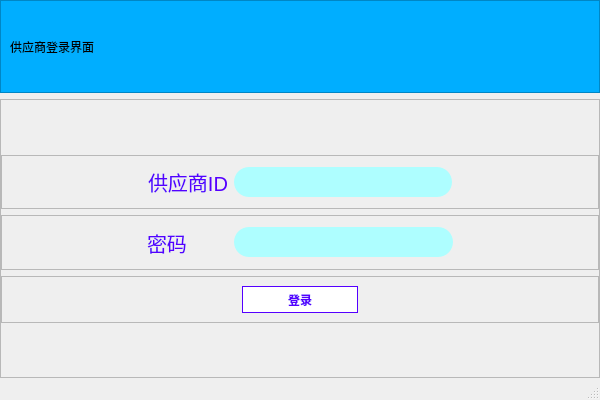
<?xml version="1.0" encoding="UTF-8"?>
<ui version="4.0">
 <class>Window_of_log</class>
 <widget class="QMainWindow" name="Window_of_log">
  <property name="enabled">
   <bool>true</bool>
  </property>
  <property name="geometry">
   <rect>
    <x>0</x>
    <y>0</y>
    <width>600</width>
    <height>400</height>
   </rect>
  </property>
  <property name="minimumSize">
   <size>
    <width>600</width>
    <height>400</height>
   </size>
  </property>
  <property name="maximumSize">
   <size>
    <width>600</width>
    <height>400</height>
   </size>
  </property>
  <property name="windowTitle">
   <string>供应商登录界面</string>
  </property>
  <property name="animated">
   <bool>true</bool>
  </property>
  <widget class="QWidget" name="centralwidget">
   <layout class="QVBoxLayout" name="verticalLayout" stretch="1,3">
    <property name="leftMargin">
     <number>0</number>
    </property>
    <property name="topMargin">
     <number>0</number>
    </property>
    <property name="rightMargin">
     <number>0</number>
    </property>
    <property name="bottomMargin">
     <number>0</number>
    </property>
    <item>
     <widget class="QFrame" name="frame">
      <property name="styleSheet">
       <string notr="true">background-color: rgb(0, 174, 255);</string>
      </property>
      <property name="frameShape">
       <enum>QFrame::StyledPanel</enum>
      </property>
      <property name="frameShadow">
       <enum>QFrame::Raised</enum>
      </property>
      <layout class="QHBoxLayout" name="horizontalLayout">
       <item>
        <widget class="QLabel" name="label">
         <property name="styleSheet">
          <string notr="true">font: 12pt &quot;幼圆&quot;;</string>
         </property>
         <property name="text">
          <string>供应商登录界面</string>
         </property>
        </widget>
       </item>
       <item>
        <spacer name="horizontalSpacer">
         <property name="orientation">
          <enum>Qt::Horizontal</enum>
         </property>
         <property name="sizeHint" stdset="0">
          <size>
           <width>40</width>
           <height>20</height>
          </size>
         </property>
        </spacer>
       </item>
       <item>
        <widget class="QPushButton" name="pushButton">
         <property name="styleSheet">
          <string notr="true">QPushButton,#pushbutton{
	border:none;
	color:(255,255,255)
}</string>
         </property>
         <property name="text">
          <string/>
         </property>
         <property name="icon">
          <iconset>
           <normaloff>Icon/minus.png</normaloff>Icon/minus.png</iconset>
         </property>
        </widget>
       </item>
       <item>
        <widget class="QPushButton" name="pushButton_2">
         <property name="styleSheet">
          <string notr="true">QPushButton,#pushbutton{
	border:none;
	color:(255,255,255)
}</string>
         </property>
         <property name="text">
          <string/>
         </property>
         <property name="icon">
          <iconset>
           <normaloff>Icon/close.png</normaloff>Icon/close.png</iconset>
         </property>
        </widget>
       </item>
      </layout>
     </widget>
    </item>
    <item>
     <widget class="QFrame" name="frame_2">
      <property name="frameShape">
       <enum>QFrame::StyledPanel</enum>
      </property>
      <property name="frameShadow">
       <enum>QFrame::Raised</enum>
      </property>
      <layout class="QVBoxLayout" name="verticalLayout_2" stretch="1,1,1,0,1">
       <property name="leftMargin">
        <number>0</number>
       </property>
       <property name="topMargin">
        <number>0</number>
       </property>
       <property name="rightMargin">
        <number>0</number>
       </property>
       <property name="bottomMargin">
        <number>0</number>
       </property>
       <item>
        <spacer name="verticalSpacer">
         <property name="orientation">
          <enum>Qt::Vertical</enum>
         </property>
         <property name="sizeHint" stdset="0">
          <size>
           <width>20</width>
           <height>40</height>
          </size>
         </property>
        </spacer>
       </item>
       <item>
        <widget class="QFrame" name="frame_4">
         <property name="frameShape">
          <enum>QFrame::StyledPanel</enum>
         </property>
         <property name="frameShadow">
          <enum>QFrame::Raised</enum>
         </property>
         <layout class="QHBoxLayout" name="horizontalLayout_2" stretch="2,0,3,2">
          <property name="leftMargin">
           <number>0</number>
          </property>
          <property name="topMargin">
           <number>0</number>
          </property>
          <property name="rightMargin">
           <number>0</number>
          </property>
          <property name="bottomMargin">
           <number>0</number>
          </property>
          <item>
           <spacer name="horizontalSpacer_2">
            <property name="orientation">
             <enum>Qt::Horizontal</enum>
            </property>
            <property name="sizeHint" stdset="0">
             <size>
              <width>40</width>
              <height>20</height>
             </size>
            </property>
           </spacer>
          </item>
          <item>
           <widget class="QLabel" name="label_2">
            <property name="styleSheet">
             <string notr="true">color: rgb(85, 0, 255);
	font-size: 20px;</string>
            </property>
            <property name="text">
             <string>供应商ID</string>
            </property>
           </widget>
          </item>
          <item>
           <widget class="QLineEdit" name="textUser">
            <property name="styleSheet">
             <string notr="true">QLineEdit{
	height: 30px;
	border-radius: 15px;
	padding-left: 10px;
	color: rgb(85, 0, 255);
	font-size: 20px;
	background-color: rgb(174, 254, 255);
}
QLineEdit:focus{
	border: 1px solid  rgb(181, 201, 255);
}

</string>
            </property>
           </widget>
          </item>
          <item>
           <spacer name="horizontalSpacer_3">
            <property name="orientation">
             <enum>Qt::Horizontal</enum>
            </property>
            <property name="sizeHint" stdset="0">
             <size>
              <width>40</width>
              <height>20</height>
             </size>
            </property>
           </spacer>
          </item>
         </layout>
        </widget>
       </item>
       <item>
        <widget class="QFrame" name="frame_5">
         <property name="frameShape">
          <enum>QFrame::StyledPanel</enum>
         </property>
         <property name="frameShadow">
          <enum>QFrame::Raised</enum>
         </property>
         <layout class="QHBoxLayout" name="horizontalLayout_3" stretch="2,0,3,2">
          <property name="leftMargin">
           <number>0</number>
          </property>
          <property name="topMargin">
           <number>0</number>
          </property>
          <property name="rightMargin">
           <number>0</number>
          </property>
          <property name="bottomMargin">
           <number>0</number>
          </property>
          <item>
           <spacer name="horizontalSpacer_4">
            <property name="orientation">
             <enum>Qt::Horizontal</enum>
            </property>
            <property name="sizeHint" stdset="0">
             <size>
              <width>40</width>
              <height>20</height>
             </size>
            </property>
           </spacer>
          </item>
          <item>
           <layout class="QHBoxLayout" name="horizontalLayout_5">
            <property name="spacing">
             <number>5</number>
            </property>
            <property name="rightMargin">
             <number>41</number>
            </property>
            <item>
             <widget class="QLabel" name="label_3">
              <property name="sizePolicy">
               <sizepolicy hsizetype="Preferred" vsizetype="Preferred">
                <horstretch>6</horstretch>
                <verstretch>0</verstretch>
               </sizepolicy>
              </property>
              <property name="styleSheet">
               <string notr="true">color: rgb(85, 0, 255);
	font-size: 20px;</string>
              </property>
              <property name="text">
               <string>密码</string>
              </property>
             </widget>
            </item>
           </layout>
          </item>
          <item>
           <widget class="QLineEdit" name="textPwd">
            <property name="styleSheet">
             <string notr="true">QLineEdit{
	height: 30px;
	border-radius: 15px;
	padding-left: 10px;
	color: rgb(85, 0, 255);
	font-size: 20px;
	background-color: rgb(174, 254, 255);
}
QLineEdit:focus{
	border: 1px solid  rgb(181, 201, 255);
}

</string>
            </property>
            <property name="echoMode">
             <enum>QLineEdit::Password</enum>
            </property>
           </widget>
          </item>
          <item>
           <spacer name="horizontalSpacer_5">
            <property name="orientation">
             <enum>Qt::Horizontal</enum>
            </property>
            <property name="sizeHint" stdset="0">
             <size>
              <width>40</width>
              <height>20</height>
             </size>
            </property>
           </spacer>
          </item>
         </layout>
        </widget>
       </item>
       <item>
        <widget class="QFrame" name="frame_3">
         <property name="frameShape">
          <enum>QFrame::StyledPanel</enum>
         </property>
         <property name="frameShadow">
          <enum>QFrame::Raised</enum>
         </property>
         <layout class="QHBoxLayout" name="horizontalLayout_4" stretch="2,1,2">
          <item>
           <spacer name="horizontalSpacer_6">
            <property name="orientation">
             <enum>Qt::Horizontal</enum>
            </property>
            <property name="sizeHint" stdset="0">
             <size>
              <width>221</width>
              <height>20</height>
             </size>
            </property>
           </spacer>
          </item>
          <item>
           <widget class="QPushButton" name="buttonLogin">
            <property name="styleSheet">
             <string notr="true">QPushButton{
	border: 1px solid rgb(85, 0, 255);
	background-color: rgb(255, 255, 255);
	color: rgb(85, 0, 255);
	height: 25px;
	font-weight: 700;
}

QPushButton:hover{
	border: none;
	background-color: rgb(85, 0, 255);
	color: rgb(255, 255, 255);
}
</string>
            </property>
            <property name="text">
             <string>登录</string>
            </property>
           </widget>
          </item>
          <item>
           <spacer name="horizontalSpacer_7">
            <property name="orientation">
             <enum>Qt::Horizontal</enum>
            </property>
            <property name="sizeHint" stdset="0">
             <size>
              <width>221</width>
              <height>20</height>
             </size>
            </property>
           </spacer>
          </item>
         </layout>
        </widget>
       </item>
       <item>
        <spacer name="verticalSpacer_2">
         <property name="orientation">
          <enum>Qt::Vertical</enum>
         </property>
         <property name="sizeHint" stdset="0">
          <size>
           <width>20</width>
           <height>40</height>
          </size>
         </property>
        </spacer>
       </item>
      </layout>
     </widget>
    </item>
   </layout>
  </widget>
  <widget class="QStatusBar" name="statusbar"/>
 </widget>
 <resources>
  <include location="C:/Users/86173/Desktop/登录界面/res.qrc"/>
 </resources>
 <connections>
  <connection>
   <sender>pushButton_2</sender>
   <signal>clicked()</signal>
   <receiver>Window_of_log</receiver>
   <slot>close()</slot>
   <hints>
    <hint type="sourcelabel">
     <x>573</x>
     <y>43</y>
    </hint>
    <hint type="destinationlabel">
     <x>561</x>
     <y>-88</y>
    </hint>
   </hints>
  </connection>
  <connection>
   <sender>pushButton</sender>
   <signal>clicked()</signal>
   <receiver>Window_of_log</receiver>
   <slot>showMinimized()</slot>
   <hints>
    <hint type="sourcelabel">
     <x>544</x>
     <y>45</y>
    </hint>
    <hint type="destinationlabel">
     <x>541</x>
     <y>-45</y>
    </hint>
   </hints>
  </connection>
 </connections>
</ui>
